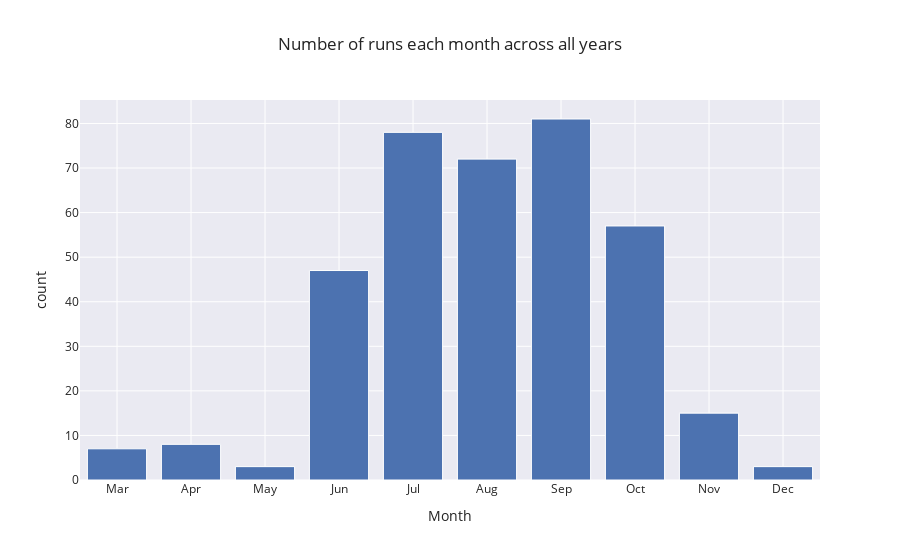

The notebook cell this image was saved under:
### Code cell
# graph: number of runs in each month

# ---- MATPLOTLIB ----
monthly_counts = df_dates['Month'].value_counts().sort_index()

bar_month, bar_month_ax = plt.subplots()
bar_month_ax.bar(monthly_counts.index, 
                 monthly_counts.values, 
                 color = 'lightblue', 
                 edgecolor = 'black')

bar_month_ax.set_xlabel('Month')
bar_month_ax.set_ylabel('Number of runs')
bar_month_ax.set_title('Number of runs each month across all years')

# ---- PLOTLY ----
df_dates['Month'] = pd.Categorical(df_dates['Month'], categories = month_arr, ordered=True)

month_hist = px.histogram(
        df_dates,
        x = 'Month',
        nbins = 12,
        labels = {'Month': 'Month', 'count': 'Number of runs'},
        title = 'Number of runs each month across all years',
        template = 'seaborn'
    )
month_hist.update_traces(marker_line_width = 1, marker_line_color = 'white')
month_hist.update_xaxes(categoryorder = 'array', categoryarray = month_arr)
month_hist.show()

### Figure 1 — Plotly figure (JSON) as saved in the notebook; plotly's stock layout.template omitted (floating-point values rounded to 4 significant figures; data arrays with more than 128 entries replaced by an {"elided": "..."} marker saying what was removed)
{"data": [{"alignmentgroup": "True", "bingroup": "x", "hovertemplate": "Month=%{x}<br>count=%{y}<extra></extra>", "legendgroup": "", "marker": {"color": "rgb(76,114,176)", "line": {"color": "white", "width": 1}, "pattern": {"shape": ""}}, "name": "", "nbinsx": 12, "offsetgroup": "", "orientation": "v", "showlegend": false, "type": "histogram", "x": {"elided": "371 str values"}, "xaxis": "x", "yaxis": "y"}], "layout": {"barmode": "relative", "legend": {"tracegroupgap": 0}, "title": {"text": "Number of runs each month across all years"}, "xaxis": {"anchor": "y", "categoryarray": ["Jan", "Feb", "Mar", "Apr", "May", "Jun", "Jul", "Aug", "Sep", "Oct", "Nov", "Dec"], "categoryorder": "array", "domain": [0, 1], "title": {"text": "Month"}}, "yaxis": {"anchor": "x", "domain": [0, 1], "title": {"text": "count"}}}}
